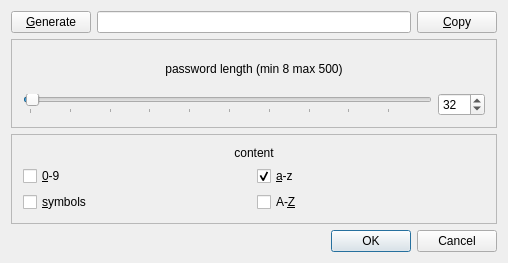
<?xml version="1.0" encoding="UTF-8"?>
<ui version="4.0">
 <class>PassGenerator</class>
 <widget class="QWidget" name="PassGenerator">
  <property name="geometry">
   <rect>
    <x>0</x>
    <y>0</y>
    <width>508</width>
    <height>263</height>
   </rect>
  </property>
  <property name="windowTitle">
   <string>Arsenic Password Generator</string>
  </property>
  <layout class="QVBoxLayout" name="verticalLayout_3">
   <item>
    <layout class="QHBoxLayout" name="horizontalLayout_2">
     <item>
      <widget class="QPushButton" name="pbGenerate">
       <property name="text">
        <string>&amp;Generate</string>
       </property>
      </widget>
     </item>
     <item>
      <widget class="QLineEdit" name="lePassword"/>
     </item>
     <item>
      <widget class="QPushButton" name="pbCopy">
       <property name="text">
        <string>&amp;Copy</string>
       </property>
      </widget>
     </item>
    </layout>
   </item>
   <item>
    <widget class="QFrame" name="frame">
     <property name="frameShape">
      <enum>QFrame::StyledPanel</enum>
     </property>
     <property name="frameShadow">
      <enum>QFrame::Raised</enum>
     </property>
     <layout class="QVBoxLayout" name="verticalLayout">
      <item>
       <widget class="QLabel" name="lbLength">
        <property name="text">
         <string>password length (min 8 max 500)</string>
        </property>
        <property name="alignment">
         <set>Qt::AlignCenter</set>
        </property>
       </widget>
      </item>
      <item>
       <layout class="QHBoxLayout" name="horizontalLayout">
        <item>
         <widget class="QSlider" name="slLength">
          <property name="minimum">
           <number>5</number>
          </property>
          <property name="maximum">
           <number>500</number>
          </property>
          <property name="value">
           <number>8</number>
          </property>
          <property name="orientation">
           <enum>Qt::Horizontal</enum>
          </property>
          <property name="tickPosition">
           <enum>QSlider::TicksBelow</enum>
          </property>
          <property name="tickInterval">
           <number>50</number>
          </property>
         </widget>
        </item>
        <item>
         <widget class="QSpinBox" name="sbLength">
          <property name="minimum">
           <number>8</number>
          </property>
          <property name="maximum">
           <number>500</number>
          </property>
          <property name="value">
           <number>32</number>
          </property>
         </widget>
        </item>
       </layout>
      </item>
     </layout>
    </widget>
   </item>
   <item>
    <widget class="QFrame" name="frame_2">
     <property name="frameShape">
      <enum>QFrame::StyledPanel</enum>
     </property>
     <property name="frameShadow">
      <enum>QFrame::Raised</enum>
     </property>
     <layout class="QVBoxLayout" name="verticalLayout_2">
      <item>
       <widget class="QLabel" name="lbContent">
        <property name="text">
         <string>content</string>
        </property>
        <property name="alignment">
         <set>Qt::AlignCenter</set>
        </property>
       </widget>
      </item>
      <item>
       <layout class="QGridLayout" name="gridLayout">
        <item row="0" column="0">
         <widget class="QCheckBox" name="cbDigit">
          <property name="text">
           <string notr="true">&amp;0-9</string>
          </property>
         </widget>
        </item>
        <item row="0" column="1">
         <widget class="QCheckBox" name="cbLetters">
          <property name="text">
           <string notr="true">&amp;a-z</string>
          </property>
          <property name="checked">
           <bool>true</bool>
          </property>
         </widget>
        </item>
        <item row="1" column="0">
         <widget class="QCheckBox" name="cbSymbols">
          <property name="text">
           <string>&amp;symbols</string>
          </property>
         </widget>
        </item>
        <item row="1" column="1">
         <widget class="QCheckBox" name="cbLETTERS">
          <property name="text">
           <string notr="true">A-&amp;Z</string>
          </property>
         </widget>
        </item>
       </layout>
      </item>
     </layout>
    </widget>
   </item>
   <item>
    <widget class="QDialogButtonBox" name="buttonBox">
     <property name="standardButtons">
      <set>QDialogButtonBox::Cancel|QDialogButtonBox::Ok</set>
     </property>
    </widget>
   </item>
  </layout>
 </widget>
 <layoutdefault spacing="6" margin="11"/>
 <resources/>
 <connections/>
</ui>
